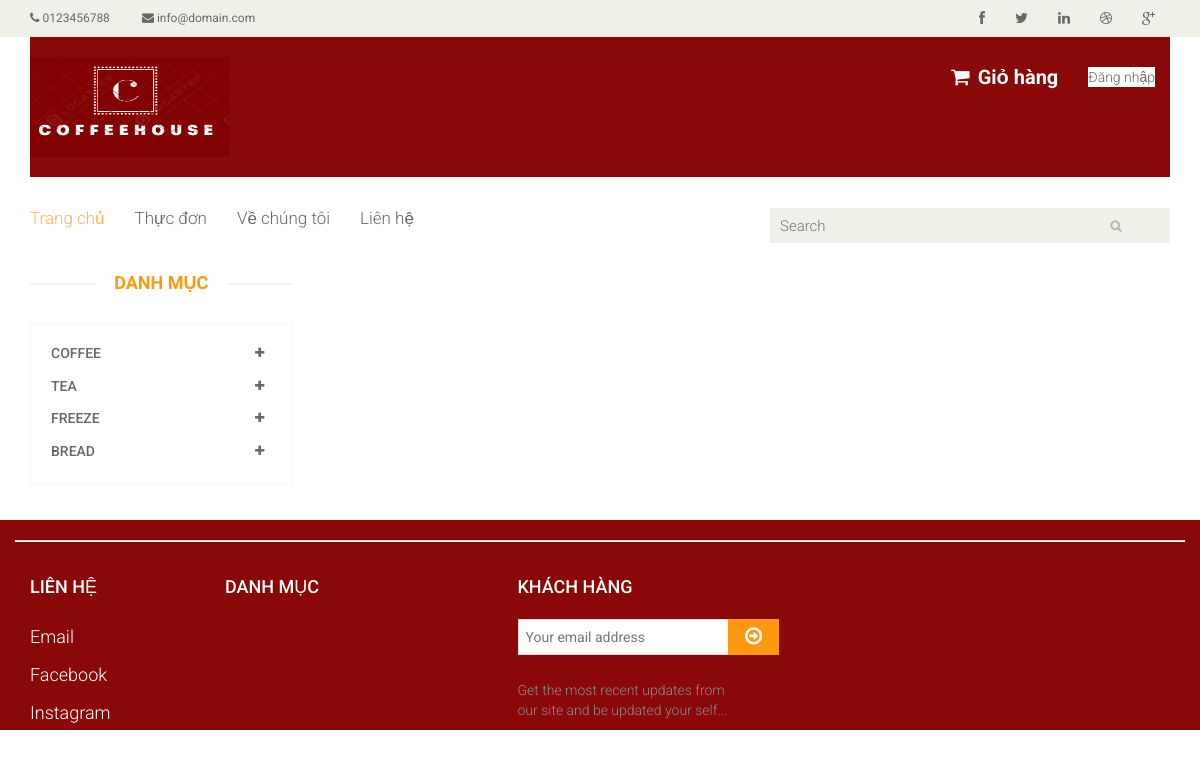
The app's page /search/ with its own data.
### home/models.py (models this page shows)
class Category(models.Model):
    title = models.CharField(max_length=100,default='')
    description = models.TextField(default='')
    active = models.BooleanField(default=True)

### home/views.py (the view, shortened to what this page needs)
# urls.py: path('search/', search, name = 'search'),
def search(request):
    categories = Category.objects.all()
    return render(request,'result.html',{'categorys3': categories})

### home/templates/result.html (shortened to what this page needs)
{% extends 'base.html' %}
{% load static %}
{% block content %}
<section>
		<div class="container">
			<div class="row">
				<div class="col-sm-3">
					<div class="left-sidebar">
						<h2>Danh mục</h2>
						<div class="panel-group category-products" id="accordian">
							{% for item in categorys3 %}
                            <div class="panel panel-default">
								<div class="panel-heading">
									<h4 class="panel-title">
										<a href="{% url 'home:productcat' item.id %}">
											<span class="badge pull-right"><i class="fa fa-plus"></i></span>
											{{ item.title }}
										</a>
									</h4>
								</div>
							</div>
                            {% endfor %}
						</div>
					</div>
				</div>
				<div class="col-sm-9 padding-right">
				</div>
			</div>
		</div>
	</section>
{% endblock %}

### home/static/css/main.css (style rules this page uses)
body { font-family: 'Roboto', sans-serif; background:; position: relative; font-weight:400px; }
a { -webkit-transition: 300ms; -moz-transition: 300ms; -o-transition: 300ms; transition: 300ms; }
h1, h2, h3, h4, h5, h6 { font-family: 'Roboto', sans-serif; }
.category-products { border: 1px solid #F7F7F0; margin-bottom: 35px; padding-bottom: 20px; padding-top: 15px; }
.left-sidebar h2, .brands_products h2 { color: #FE980F; font-family: 'Roboto', sans-serif; font-size: 18px; font-weight: 700; margin: 0 auto 30px; text-align: center; text-transform: uppercase; position: relative; z-index:3; }
.left-sidebar h2:after, h2.title:after { content: " "; position: absolute; border: 1px solid #f5f5f5; bottom:8px; left: 0; width: 100%; height: 0; z-index: -2; }
.left-sidebar h2:before { content: " "; position: absolute; background: #fff; bottom: -6px; width: 130px; height: 30px; z-index: -1; left: 50%; margin-left: -65px; }
.category-products .panel { background-color: #FFFFFF; border: 0px; border-radius: 0px; box-shadow:none; margin-bottom: 0px; }
.category-products .panel-default .panel-heading { background-color: #FFFFFF; border: 0 none; color: #FFFFFF; padding: 5px 20px; }
.category-products .panel-default .panel-heading .panel-title a { color: #696763; font-family: 'Roboto', sans-serif; font-size: 14px; text-decoration: none; text-transform: uppercase; }
.category-products .badge { background:none; border-radius: 10px; color: #696763; display: inline-block; font-size: 12px; font-weight: bold; line-height: 1; min-width: 10px; padding: 3px 7px; text-align: center; vertical-align: baseline; white-space: nowrap; }
.padding-right { padding-right: 0; }

### records on screen
Category: title "COFFEE"
Category: title "TEA"
Category: title "FREEZE"
Category: title "BREAD"
